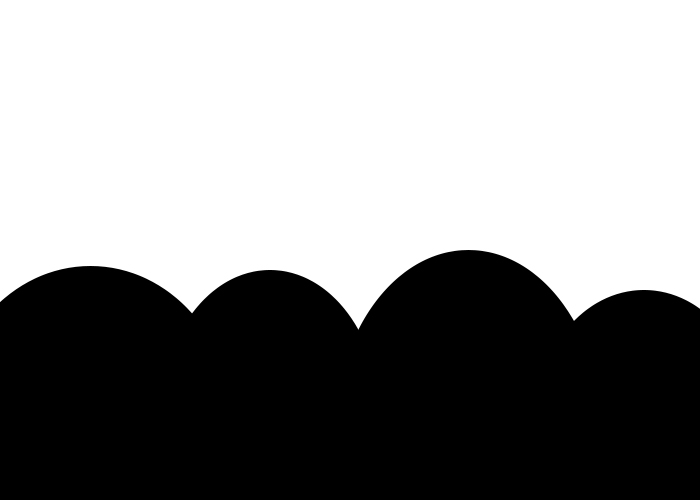
#> input picture bg.png, 700 x 500 px
$ python quadtreevisual.py
#> lines starting #> are read from the running program, lines starting #| are printed output that depends on the picture; pictures that were not available may be replaced by others from this repository, and a replacement may not be noted
### quadtree.py
import queue
from drawer import draw
import cv2

class Rectangle:
    def __init__(self, l, t, width, height):
        self.left = l
        self.top = t
        self.width = width
        self.height = height

class Node:
    def __init__(self, rect):
        self.LT = None
        self.RT = None
        self.LB = None
        self.RB = None
        self.rect = Rectangle(rect.left, rect.top, rect.width, rect.height)

class Tree:
    def __init__(self):
        self.root = None

    def add(self, root, toadd):
        if self.root is None:
            self.root = toadd
        else:
            if toadd.rect.left == root.rect.left and toadd.rect.top == root.rect.top:
                if root.LT is None:
                    root.LT = toadd
                else:
                    self.add(root.LT, toadd)
            elif toadd.rect.left != root.rect.left and toadd.rect.top == root.rect.top:
                if root.RT is None:
                    root.RT = toadd
                else:
                    self.add(root.RT, toadd)
            elif toadd.rect.left == root.rect.left and toadd.rect.top != root.rect.top:
                if root.LB is None:
                    root.LB = toadd
                else:
                    self.add(root.LB, toadd)
            elif toadd.rect.left != root.rect.left and toadd.rect.top != root.rect.top:
                if root.RB is None:
                    root.RB = toadd
                else:
                    self.add(root.RB, toadd)

    def BFS(self):
        image2 = cv2.imread('singleSlice.png')
        que = queue.Queue()
        que.put(self.root)
        while que.qsize() != 0:
            v = que.get()
            draw(v.rect, image2)
            if v.LT is not None:
                que.put(v.LT)
            if v.RT is not None:
                que.put(v.RT)
            if v.LB is not None:
                que.put(v.LB)
            if v.RB is not None:
                que.put(v.RB)
        cv2.imshow('image2', image2)
        cv2.waitKey(0)

### drawer.py
import cv2
def draw(rect, img):
    cv2.rectangle(img, (rect.top, rect.left), (rect.top+rect.height, rect.left+rect.width), (0, 0, 255), 1)

### quadtreevisual.py
import cv2
import random as rd
import queue
import math
import quadtree
from drawer import draw

def isNeedToDivide(rect):
    white = 0
    black = 0
    for i in range(40):
        x = rd.randint(rect.left, rect.left+rect.width)
        y = rd.randint(rect.top, rect.top+rect.height)
        if image[x][y][0] == 0 and image[x][y][1] == 0 and image[x][y][2] == 0:
            black += 1
        elif image[x][y][0] == 255 and image[x][y][1] == 255 and image[x][y][2] == 255:
            white += 1
    if white == 0 or black == 0:
        r = quadtree.Node(rect)
        tree.add(tree.root, r)
        return False
    else:
        #draw(rect)
        return True

def divide(rect):
    r1 = quadtree.Rectangle(rect.left, rect.top, math.floor(rect.width/2), math.floor(rect.height/2))
    que.put(r1)
    draw(r1, image)
    r2 = quadtree.Rectangle(rect.left+math.floor((rect.width/2)), rect.top, math.floor(rect.width/2), math.floor(rect.height/2))
    que.put(r2)
    draw(r2, image)
    r3 = quadtree.Rectangle(rect.left,  rect.top+math.floor(rect.height/2), math.floor(rect.width/2), math.floor(rect.height/2))
    que.put(r3)
    draw(r3, image)
    r4 = quadtree.Rectangle(rect.left+math.floor((rect.width/2)), rect.top+math.floor(rect.height/2), math.floor(rect.width/2), math.floor(rect.height/2))
    que.put(r4)
    draw(r4, image)

que = queue.Queue()
image = cv2.imread('bg.png')
#> image is the input picture: shape (500, 700, 3); min 0, max 255, mean 143.9
tree = quadtree.Tree()
base = quadtree.Rectangle(0, 0, 499, 699)
que.put(base)
while que.qsize() != 0:
    rectangle = que.get()
    if rectangle.width >= 1 and rectangle.height >= 1:
        if isNeedToDivide(rectangle):
            divide(rectangle)

cv2.imshow('image', image)
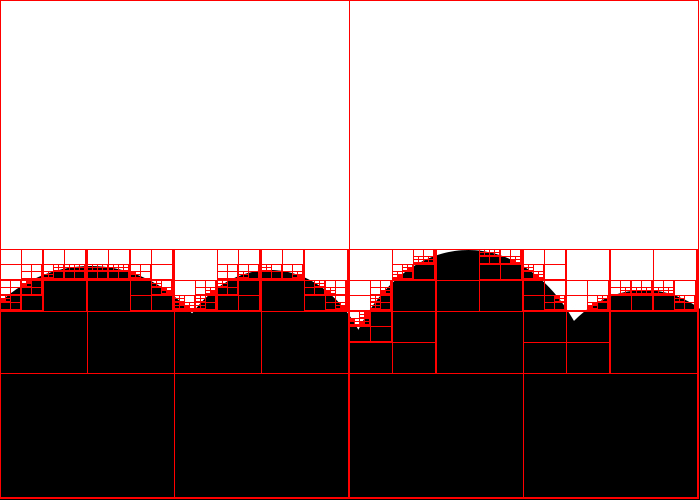
#> window 'image': shape (500, 700, 3); mean B, G, R 139.4, 139.4, 150.7

tree.BFS()
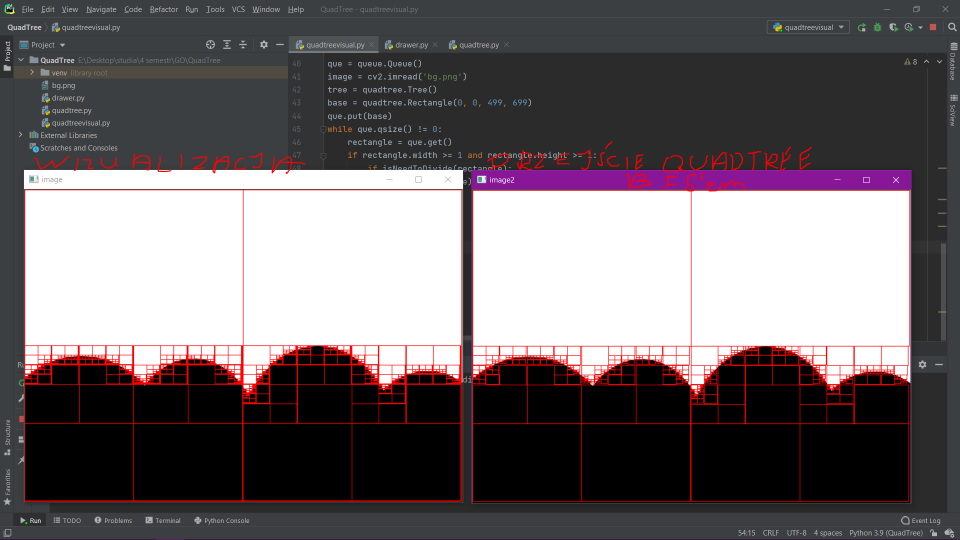
#> input picture quadka.PNG, 1920 x 1080 px, given in place of singleSlice.png, which was not available (shown at 1/2 size)
#> in BFS, image2 is the input picture: shape (1080, 1920, 3); mean B, G, R 105.7, 103.2, 111.1
#> in BFS, `cv2.imshow('image2', image2)`:
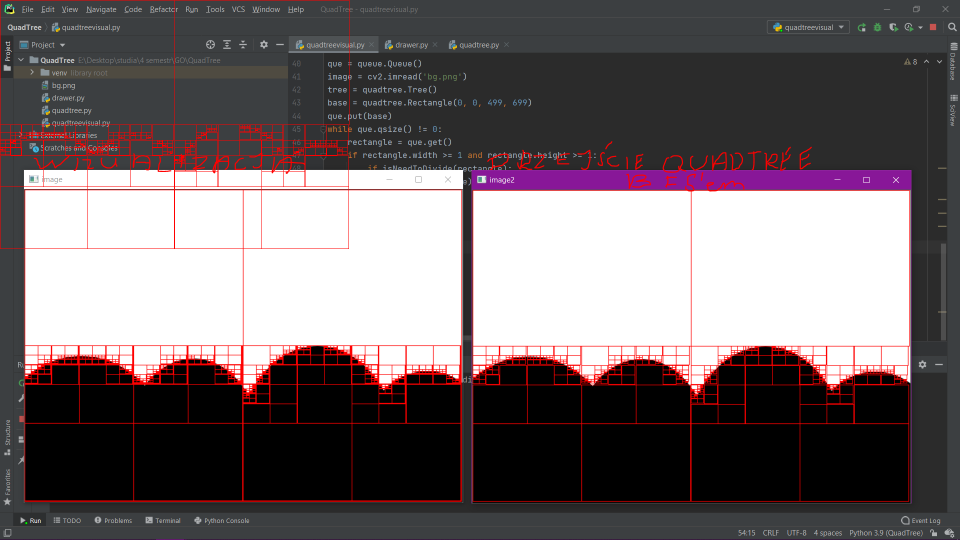
#> window 'image2': shape (1080, 1920, 3) (shown at 1/2 size); mean B, G, R 105.1, 102.5, 112
cv2.waitKey(0)
#cv2.destroyAllWindows()
